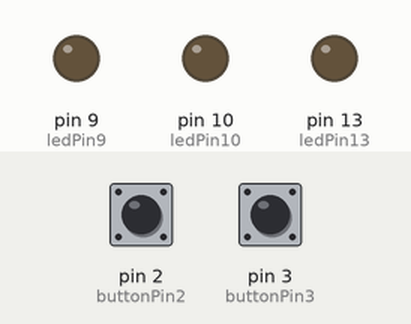
Recording of a sketch running on a simulated Arduino Uno, built with avr-gcc and run on an emulated ATmega328P. Shown: output pins drawn as LEDs (lit = HIGH). Inputs (shaded band) come from the test bench; at power-on: pin 2 (buttonPin2) LOW, pin 3 (buttonPin3) LOW.

Above: at 1.2 s.
1.3 s: pin 2 (buttonPin2) pulled HIGH for 3.2 s
At 4.8 s:
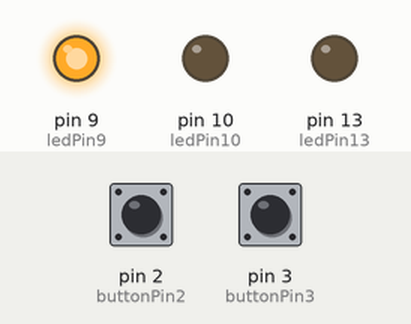
6.0 s: pin 2 (buttonPin2) pulled HIGH for 0.15 s
At 7.9 s:
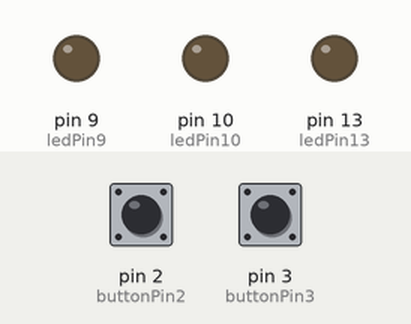
8.2 s: pin 3 (buttonPin3) pulled HIGH for 3.2 s
At 12.5 s:
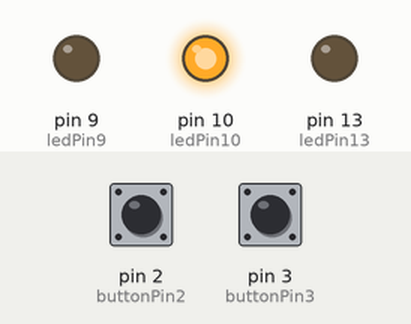
12.9 s: pin 3 (buttonPin3) pulled HIGH for 0.15 s
At 14.5 s:
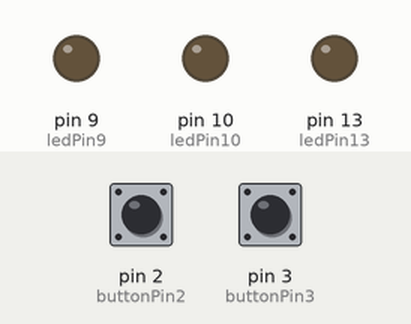
15.1 s: pin 3 (buttonPin3) pulled HIGH for 1 s
At 16.9 s:
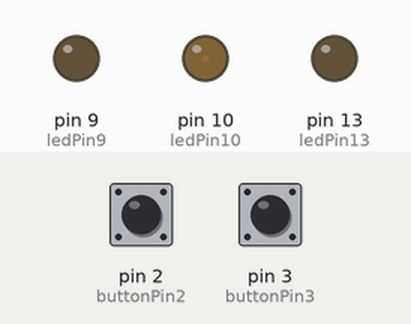
17.6 s: pin 2 (buttonPin2) pulled HIGH for 3.2 s
At 20.02 s:
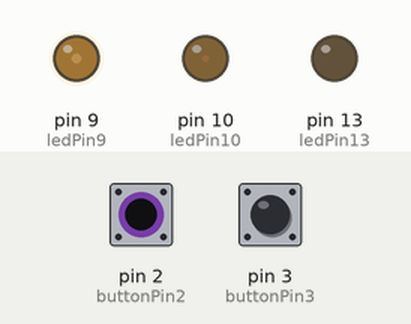
Timing chart, 0 to 22.0 s (numbered marks = the images above; inputs shaded):
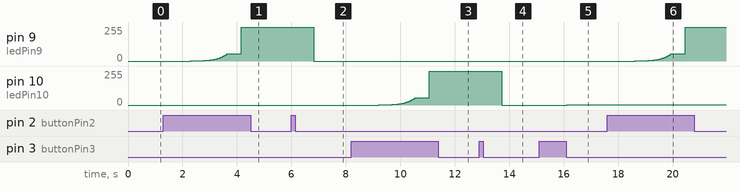

Measured:
- after the input at 1.3 s, pin 9 (ledPin9): moves from 0/255 to 255/255 over 1.9 s, starting after 1.0 s
- after the input at 6.0 s, pin 9 (ledPin9): 255/255 → 0/255 after 0.82 s
- after the input at 8.2 s, pin 10 (ledPin10): moves from 0/255 to 255/255 over 1.9 s, starting after 1.0 s
- after the input at 12.9 s, pin 10 (ledPin10): 255/255 → 0/255 after 0.82 s
- after the input at 15.1 s, pin 10 (ledPin10): 0/255 → 1/255 after 1.0 s
- after the input at 17.6 s, pin 9 (ledPin9): moves from 0/255 to 255/255 over 1.9 s, starting after 1.0 s

The sketch:

ledFadeOneButton_Fio.ino
```cpp
#include <ClickButton.h>

const int ledPin9 = 9;
const int ledPin10 = 10;
const int ledPin13 = 13;
const int buttonPin2 = 2;
const int buttonPin3 = 3;

ClickButton button1(buttonPin2, HIGH);
ClickButton button2(buttonPin3, HIGH);

int lastClickCode1 = 0;
int increment1=0;
double fadeValue1=0;
int lastClickCode2 = 0;
int increment2=0;
double fadeValue2=0;
boolean x = false;
boolean y = false;

void setup()
{
  pinMode(ledPin9,OUTPUT);
  pinMode(ledPin10,OUTPUT);
  pinMode(ledPin13,OUTPUT);
  Serial.begin(9600);
}

void DimLed1()
{
  button1.Update();

  //
  if(button1.click == CLICK_SINGLECLICKED) {
    increment1 = 0;
    x = true;
  }

  // (must hold down button)
  if(button1.click == CLICK_SINGLEHOLD) {
    x = false;
    increment1 = constrain(increment1 += 1, 0, 1024);
    fadeValue1 = round(pow(2.0,increment1/128.0)-1);
    fadeValue1 = constrain(fadeValue1, 1.0, 255.0);
    //Serial.println(fadeValue1);
    delay(5);
  }

  if(x == true) {
    if(fadeValue1 > 0) {
      fadeValue1 = constrain(fadeValue1--, 0.0, 255.0);
      delay(5);
    }
    else {
      fadeValue1 = 0;
      x == false;
    }
  }
  analogWrite(ledPin9, fadeValue1);

  // Save previous button click code
  lastClickCode1 = button1.click;
}

void DimLed2()
{
  button2.Update();

  //
  if(button2.click == CLICK_SINGLECLICKED) {
    increment2 = 0;
    y = true;
  }

  // (must hold down button)
  if(button2.click == CLICK_SINGLEHOLD) {
    y = false;
    increment2 = constrain(increment2 += 1, 0, 1024);
    fadeValue2 = round(pow(2.0,increment2/128.0)-1);
    fadeValue2 = constrain(fadeValue2, 1.0, 255.0);
    //Serial.println(fadeValue2);
    delay(5);
  }

  if(y == true) {
    if(fadeValue2 > 0) {
      fadeValue2 = constrain(fadeValue2--, 0.0, 255.0);
      delay(5);
    }
    else {
      fadeValue2 = 0;
      y == false;
    }
  }
  analogWrite(ledPin10, fadeValue2);

  // Save previous button click code
  lastClickCode2 = button2.click;
}

//void flashled() {
//   digitalWrite(ledPin13, HIGH);   // sets the LED on
//   delay(1000);                  // waits for a second
//   digitalWrite(ledPin13, LOW);    // sets the LED off
//   delay(1000);
//}

void loop()
{
  DimLed1();
  DimLed2();

  //flashled();
}
```

ClickButton.h
```cpp
#ifndef ClickButton_H
#define ClickButton_H

#if (ARDUINO <  100)
#include <WProgram.h>
#else
#include <Arduino.h>
#endif

#define CLICK_DEBOUNCE_DELAY 20
#define CLICK_MULTICLICK_DELAY 300
#define CLICK_HELDDOWN_DELAY 1000
#define CLICK_PULLUP HIGH

// For now limit to tripleclicks
#define CLICK_MAX_BUTTON_PRESSES 3

// the decoded functions
#define CLICK_TRIPLECLICKED -3
#define CLICK_DOUBLECLICKED -2
#define CLICK_SINGLECLICKED -1
#define CLICK_SINGLECLICK 1
#define CLICK_DOUBLECLICK 2
#define CLICK_TRIPLECLICK 3
#define CLICK_SINGLEHOLD CLICK_MAX_BUTTON_PRESSES + 1
#define CLICK_DOUBLEHOLD CLICK_MAX_BUTTON_PRESSES + 2
#define CLICK_TRIPLEHOLD CLICK_MAX_BUTTON_PRESSES + 3


class ClickButton
{
  public:
    ClickButton(uint8_t buttonPin);
    ClickButton(uint8_t buttonPin, boolean active);
    ClickButton(uint8_t buttonPin, boolean active, boolean internalPullup);
    int Update();
    int click;                 // Function code to return depending on button presses / clicks
  private:
    uint8_t pin;               // Arduino pin connected to the button
    boolean reading;           // Current button state
    boolean active;            // Type of button - active LOW or HIGH
    boolean lastReading;       // previous button reading
    int buttonPressNr;         // Number of times button is pressed within CLICK_MULTICLICK_DELAY milliseconds
    boolean debouncedButton;   // the currently debounced button state
    long lastBounceTime;       // the last time the button input pin was toggled, due to noise or a press
};

#endif
```
